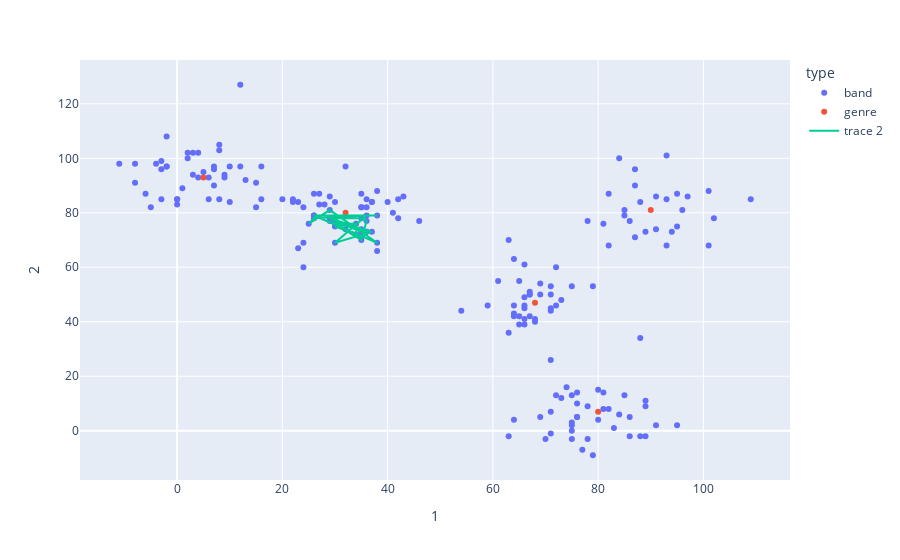

The notebook cell saved with this chart:
### Code cell
playlist_length = 50

all_bands[0].plot_playlist(playlist_length, all_band_positionings, all_bands, genre_clusters)

### Figure 1 — Plotly figure (JSON) as saved in the notebook; plotly's stock layout.template omitted (floating-point values rounded to 4 significant figures; data arrays with more than 128 entries replaced by an {"elided": "..."} marker saying what was removed)
{"data": [{"customdata": {"elided": "200x1 int values"}, "hovertemplate": "type=band<br>1=%{x}<br>2=%{y}<br>0=%{customdata[0]}<extra></extra>", "legendgroup": "band", "marker": {"color": "#636efa", "symbol": "circle"}, "mode": "markers", "name": "band", "orientation": "v", "showlegend": true, "type": "scatter", "x": {"elided": "200 int values"}, "xaxis": "x", "y": {"elided": "200 int values"}, "yaxis": "y"}, {"customdata": [["genre_1"], ["genre_2"], ["genre_3"], ["genre_4"], ["genre_5"]], "hovertemplate": "type=genre<br>1=%{x}<br>2=%{y}<br>0=%{customdata[0]}<extra></extra>", "legendgroup": "genre", "marker": {"color": "#EF553B", "symbol": "circle"}, "mode": "markers", "name": "genre", "orientation": "v", "showlegend": true, "type": "scatter", "x": [68, 90, 32, 5, 80], "xaxis": "x", "y": [47, 81, 80, 93, 7], "yaxis": "y"}, {"type": "scatter", "x": [32, 30, 30, 34, 34, 34, 34, 30, 30, 35, 35, 35, 35, 30, 30, 36, 36, 36, 36, 35, 35, 29, 29, 35, 35, 36, 36, 35, 35, 29, 29, 37, 37, 30, 30, 36, 36, 26, 26, 25, 25, 29, 29, 38, 38, 26, 26, 26, 26, 38, 38], "y": [74, 75, 75, 72, 72, 76, 76, 76, 76, 74, 74, 73, 73, 77, 77, 73, 73, 73, 73, 71, 71, 77, 77, 70, 70, 77, 77, 78, 78, 78, 78, 73, 73, 69, 69, 79, 79, 78, 78, 76, 76, 81, 81, 69, 69, 79, 79, 79, 79, 79, 79]}], "layout": {"legend": {"title": {"text": "type"}, "tracegroupgap": 0}, "margin": {"t": 60}, "xaxis": {"anchor": "y", "domain": [0, 1], "title": {"text": "1"}}, "yaxis": {"anchor": "x", "domain": [0, 1], "title": {"text": "2"}}}}
